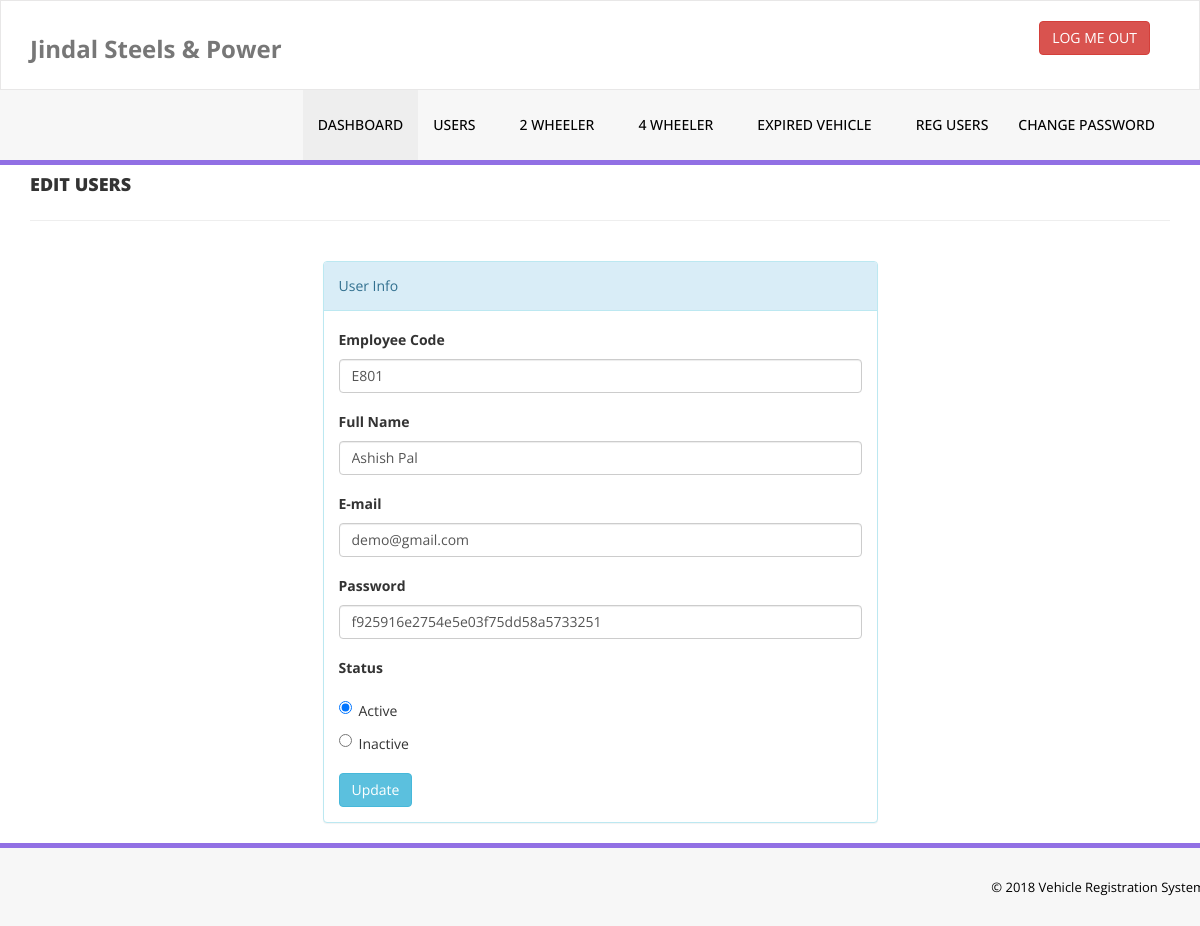
The page /admin/edit-users.php?usid=1 (signed in) on the database its author committed.
### tables this page shows
CREATE TABLE `tblusers` (
  `id` int(11) NOT NULL,
  `EmpCd` varchar(100) NOT NULL,
  `FullName` varchar(100) DEFAULT NULL,
  `EmailId` varchar(100) NOT NULL,
  `Password` varchar(100) NOT NULL,
  `Status` int(1) DEFAULT NULL,
  `RegDate` timestamp NOT NULL DEFAULT CURRENT_TIMESTAMP,
  `UpdationDate` timestamp NOT NULL DEFAULT CURRENT_TIMESTAMP ON UPDATE CURRENT_TIMESTAMP
);

### admin/edit-users.php (the view, shortened to what this page needs)
<?php
include('includes/config.php');
if(!$_SESSION['alogin'])
    {?>
<script>
    if (confirm("Unauthorized access !")==true)
	{
		window.location.href='../index.php';
	}else{
		window.location.href='../index.php';
	}
</script>
<?php
}
else{
?>
<!DOCTYPE html>
<html xmlns="http://www.w3.org/1999/xhtml">
<head>
    <link href="assets/css/bootstrap.css" rel="stylesheet" />
    <link href="assets/css/font-awesome.css" rel="stylesheet" />
    <link href="assets/css/style.css" rel="stylesheet" />
</head>
<body>
<?php include('includes/header.php');?>
    <div class="content-wra
    <div class="content-wrapper">
         <div class="container">
        <div class="row pad-botm">
            <div class="col-md-12">
                <h4 class="header-line">Edit Users</h4>
                            </div>
</div>
<div class="row">
<div class="col-md-6 col-sm-6 col-xs-12 col-md-offset-3"">
<div class="panel panel-info">
<div class="panel-heading">
User Info
</div>
<div class="panel-body">
<form role="form" method="post">
<?php
$usid=intval($_GET['usid']);
$sql="SELECT * from tblusers where id=:usid";
$query=$dbh->prepare($sql);
$query-> bindParam(':usid',$usid, PDO::PARAM_STR);
$query->execute();
$results=$query->fetchAll(PDO::FETCH_OBJ);
if($query->rowCount() > 0)
{
foreach($results as $result)
{
  ?>
<div class="form-group">
<label>Employee Code</label>
<input class="form-control" type="text" name="emcd" value="<?php echo htmlentities($result->EmpCd);?>" required />
</div>
<div class="form-group">
<label>Full Name</label>
<input class="form-control" type="text" name="fname" value="<?php echo htmlentities($result->FullName);?>" required />
</div>
<div class="form-group">
<label>E-mail</label>
<input class="form-control" type="email" name="eemail" value="<?php echo htmlentities($result->EmailId);?>" required />
</div>
<div class="form-group">
<label>Password</label>
<input class="form-control" type="text" name="password" value="<?php echo htmlentities($result->Password);?>" required />
</div>
<div class="form-group">
<label>Status</label>
<?php if($result->Status==1) {?>
 <div class="radio">
<label>
<input type="radio" name="status" id="status" value="1" checked="checked">Active
</label>
</div>
<div class="radio">
<label>
<input type="radio" name="status" id="status" value="0">Inactive
</label>
</div>
<?php } ?>
</div>
<?php }} ?>
<button type="submit" name="update" class="btn btn-info">Update </button>
                                    </form>
                            </div>
                        </div>
                            </div>
        </div>
    </div>
    </div>
  <?php include('includes/footer.php');?>
</body>
</html>
<?php } ?>

### admin/assets/css/style.css (style rules this page uses)
.header-line { font-weight:900; padding-bottom:25px; border-bottom:1px solid #eeeeee; text-transform:uppercase; }
.pad-botm { padding-bottom:30px; }

### rows shown on the page
tblusers: emcd "E801", fname "Ashish Pal", eemail "demo@gmail.com", password "f925916e2754e5e03f75dd58a5733251"
